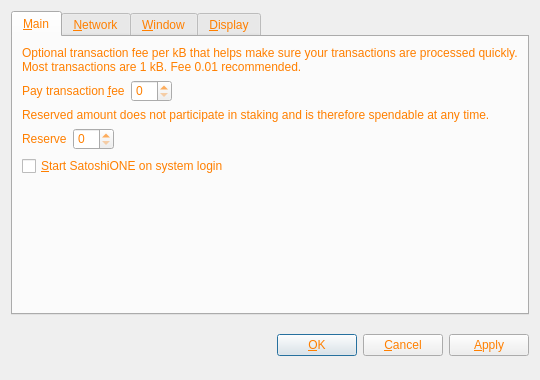
<?xml version="1.0" encoding="UTF-8"?>
<ui version="4.0">
 <class>OptionsDialog</class>
 <widget class="QDialog" name="OptionsDialog">
  <property name="geometry">
   <rect>
    <x>0</x>
    <y>0</y>
    <width>540</width>
    <height>380</height>
   </rect>
  </property>
  <property name="windowTitle">
   <string>Options</string>
  </property>
  <property name="styleSheet">
   <string notr="true">background-image: url(:/images/bkg2);
color: rgb(255, 127, 0);</string>
  </property>
  <property name="modal">
   <bool>true</bool>
  </property>
  <layout class="QVBoxLayout" name="verticalLayout">
   <item>
    <widget class="QTabWidget" name="tabWidget">
     <property name="tabPosition">
      <enum>QTabWidget::North</enum>
     </property>
     <property name="currentIndex">
      <number>0</number>
     </property>
     <widget class="QWidget" name="tabMain">
      <attribute name="title">
       <string>&amp;Main</string>
      </attribute>
      <layout class="QVBoxLayout" name="verticalLayout_Main">
       <item>
        <widget class="QLabel" name="transactionFeeInfoLabel">
         <property name="text">
          <string>Optional transaction fee per kB that helps make sure your transactions are processed quickly. Most transactions are 1 kB. Fee 0.01 recommended.</string>
         </property>
         <property name="textFormat">
          <enum>Qt::PlainText</enum>
         </property>
         <property name="wordWrap">
          <bool>true</bool>
         </property>
        </widget>
       </item>
       <item>
        <layout class="QHBoxLayout" name="horizontalLayoutFee">
         <item>
          <widget class="QLabel" name="transactionFeeLabel">
           <property name="text">
            <string>Pay transaction &amp;fee</string>
           </property>
           <property name="textFormat">
            <enum>Qt::PlainText</enum>
           </property>
           <property name="buddy">
            <cstring>transactionFee</cstring>
           </property>
          </widget>
         </item>
         <item>
          <widget class="BitcoinAmountField" name="transactionFee"/>
         </item>
         <item>
          <spacer name="horizontalSpacerFee">
           <property name="orientation">
            <enum>Qt::Horizontal</enum>
           </property>
           <property name="sizeHint" stdset="0">
            <size>
             <width>40</width>
             <height>20</height>
            </size>
           </property>
          </spacer>
         </item>
        </layout>
       </item>
       <item>
        <widget class="QLabel" name="reserveBalanceInfoLabel">
         <property name="text">
          <string>Reserved amount does not participate in staking and is therefore spendable at any time.</string>
         </property>
         <property name="textFormat">
          <enum>Qt::PlainText</enum>
         </property>
         <property name="wordWrap">
          <bool>true</bool>
         </property>
        </widget>
       </item>
       <item>
        <layout class="QHBoxLayout" name="horizontalLayoutReserveBalance">
         <item>
          <widget class="QLabel" name="reserveBalanceLabel">
           <property name="text">
            <string>Reserve</string>
           </property>
           <property name="textFormat">
            <enum>Qt::PlainText</enum>
           </property>
           <property name="buddy">
            <cstring>reserveBalance</cstring>
           </property>
          </widget>
         </item>
         <item>
          <widget class="BitcoinAmountField" name="reserveBalance"/>
         </item>
         <item>
          <spacer name="horizontalSpacerReserveBalance">
           <property name="orientation">
            <enum>Qt::Horizontal</enum>
           </property>
           <property name="sizeHint" stdset="0">
            <size>
             <width>40</width>
             <height>20</height>
            </size>
           </property>
          </spacer>
         </item>
        </layout>
       </item>
       <item>
        <widget class="QCheckBox" name="bitcoinAtStartup">
         <property name="toolTip">
          <string>Automatically start SatoshiONE after logging in to the system.</string>
         </property>
         <property name="text">
          <string>&amp;Start SatoshiONE on system login</string>
         </property>
        </widget>
       </item>
       <item>
        <spacer name="verticalSpacer_Main">
         <property name="orientation">
          <enum>Qt::Vertical</enum>
         </property>
         <property name="sizeHint" stdset="0">
          <size>
           <width>20</width>
           <height>40</height>
          </size>
         </property>
        </spacer>
       </item>
      </layout>
     </widget>
     <widget class="QWidget" name="tabNetwork">
      <attribute name="title">
       <string>&amp;Network</string>
      </attribute>
      <layout class="QVBoxLayout" name="verticalLayout_Network">
       <item>
        <widget class="QCheckBox" name="mapPortUpnp">
         <property name="toolTip">
          <string>Automatically open the SatoshiONE client port on the router. This only works when your router supports UPnP and it is enabled.</string>
         </property>
         <property name="text">
          <string>Map port using &amp;UPnP</string>
         </property>
        </widget>
       </item>
       <item>
        <widget class="QCheckBox" name="connectSocks">
         <property name="toolTip">
          <string>Connect to the SatoshiONE network through a SOCKS proxy (e.g. when connecting through Tor).</string>
         </property>
         <property name="text">
          <string>&amp;Connect through SOCKS proxy:</string>
         </property>
        </widget>
       </item>
       <item>
        <layout class="QHBoxLayout" name="horizontalLayout_Network">
         <item>
          <widget class="QLabel" name="proxyIpLabel">
           <property name="text">
            <string>Proxy &amp;IP:</string>
           </property>
           <property name="textFormat">
            <enum>Qt::PlainText</enum>
           </property>
           <property name="buddy">
            <cstring>proxyIp</cstring>
           </property>
          </widget>
         </item>
         <item>
          <widget class="QValidatedLineEdit" name="proxyIp">
           <property name="maximumSize">
            <size>
             <width>140</width>
             <height>16777215</height>
            </size>
           </property>
           <property name="toolTip">
            <string>IP address of the proxy (e.g. 127.0.0.1)</string>
           </property>
          </widget>
         </item>
         <item>
          <widget class="QLabel" name="proxyPortLabel">
           <property name="text">
            <string>&amp;Port:</string>
           </property>
           <property name="textFormat">
            <enum>Qt::PlainText</enum>
           </property>
           <property name="buddy">
            <cstring>proxyPort</cstring>
           </property>
          </widget>
         </item>
         <item>
          <widget class="QLineEdit" name="proxyPort">
           <property name="maximumSize">
            <size>
             <width>55</width>
             <height>16777215</height>
            </size>
           </property>
           <property name="toolTip">
            <string>Port of the proxy (e.g. 9050)</string>
           </property>
          </widget>
         </item>
         <item>
          <widget class="QLabel" name="socksVersionLabel">
           <property name="text">
            <string>SOCKS &amp;Version:</string>
           </property>
           <property name="textFormat">
            <enum>Qt::PlainText</enum>
           </property>
           <property name="buddy">
            <cstring>socksVersion</cstring>
           </property>
          </widget>
         </item>
         <item>
          <widget class="QValueComboBox" name="socksVersion">
           <property name="toolTip">
            <string>SOCKS version of the proxy (e.g. 5)</string>
           </property>
          </widget>
         </item>
         <item>
          <spacer name="horizontalSpacer_Network">
           <property name="orientation">
            <enum>Qt::Horizontal</enum>
           </property>
           <property name="sizeHint" stdset="0">
            <size>
             <width>40</width>
             <height>20</height>
            </size>
           </property>
          </spacer>
         </item>
        </layout>
       </item>
       <item>
        <spacer name="verticalSpacer_Network">
         <property name="orientation">
          <enum>Qt::Vertical</enum>
         </property>
         <property name="sizeHint" stdset="0">
          <size>
           <width>20</width>
           <height>40</height>
          </size>
         </property>
        </spacer>
       </item>
      </layout>
     </widget>
     <widget class="QWidget" name="tabWindow">
      <attribute name="title">
       <string>&amp;Window</string>
      </attribute>
      <layout class="QVBoxLayout" name="verticalLayout_Window">
       <item>
        <widget class="QCheckBox" name="minimizeToTray">
         <property name="toolTip">
          <string>Show only a tray icon after minimizing the window.</string>
         </property>
         <property name="text">
          <string>&amp;Minimize to the tray instead of the taskbar</string>
         </property>
        </widget>
       </item>
       <item>
        <widget class="QCheckBox" name="minimizeOnClose">
         <property name="toolTip">
          <string>Minimize instead of exit the application when the window is closed. When this option is enabled, the application will be closed only after selecting Quit in the menu.</string>
         </property>
         <property name="text">
          <string>M&amp;inimize on close</string>
         </property>
        </widget>
       </item>
       <item>
        <spacer name="verticalSpacer_Window">
         <property name="orientation">
          <enum>Qt::Vertical</enum>
         </property>
         <property name="sizeHint" stdset="0">
          <size>
           <width>20</width>
           <height>40</height>
          </size>
         </property>
        </spacer>
       </item>
      </layout>
     </widget>
     <widget class="QWidget" name="tabDisplay">
      <attribute name="title">
       <string>&amp;Display</string>
      </attribute>
      <layout class="QVBoxLayout" name="verticalLayout_Display">
       <item>
        <layout class="QHBoxLayout" name="horizontalLayout_1_Display">
         <item>
          <widget class="QLabel" name="langLabel">
           <property name="text">
            <string>User Interface &amp;language:</string>
           </property>
           <property name="textFormat">
            <enum>Qt::PlainText</enum>
           </property>
           <property name="buddy">
            <cstring>lang</cstring>
           </property>
          </widget>
         </item>
         <item>
          <widget class="QValueComboBox" name="lang">
           <property name="toolTip">
            <string>The user interface language can be set here. This setting will take effect after restarting SatoshiONE.</string>
           </property>
          </widget>
         </item>
        </layout>
       </item>
       <item>
        <layout class="QHBoxLayout" name="horizontalLayout_2_Display">
         <item>
          <widget class="QLabel" name="unitLabel">
           <property name="text">
            <string>&amp;Unit to show amounts in:</string>
           </property>
           <property name="textFormat">
            <enum>Qt::PlainText</enum>
           </property>
           <property name="buddy">
            <cstring>unit</cstring>
           </property>
          </widget>
         </item>
         <item>
          <widget class="QValueComboBox" name="unit">
           <property name="toolTip">
            <string>Choose the default subdivision unit to show in the interface and when sending coins.</string>
           </property>
          </widget>
         </item>
        </layout>
       </item>
       <item>
        <widget class="QCheckBox" name="displayAddresses">
         <property name="toolTip">
          <string>Whether to show SatoshiONE addresses in the transaction list or not.</string>
         </property>
         <property name="text">
          <string>&amp;Display addresses in transaction list</string>
         </property>
        </widget>
       </item>
       <item>
        <widget class="QCheckBox" name="coinControlFeatures">
         <property name="toolTip">
          <string>Whether to show coin control features or not.</string>
         </property>
         <property name="text">
          <string>Display coin &amp;control features (experts only!)</string>
         </property>
        </widget>
       </item>
       <item>
        <spacer name="verticalSpacer_Display">
         <property name="orientation">
          <enum>Qt::Vertical</enum>
         </property>
         <property name="sizeHint" stdset="0">
          <size>
           <width>20</width>
           <height>40</height>
          </size>
         </property>
        </spacer>
       </item>
      </layout>
     </widget>
    </widget>
   </item>
   <item>
    <layout class="QHBoxLayout" name="horizontalLayout_Buttons">
     <item>
      <spacer name="horizontalSpacer_1">
       <property name="orientation">
        <enum>Qt::Horizontal</enum>
       </property>
       <property name="sizeHint" stdset="0">
        <size>
         <width>40</width>
         <height>48</height>
        </size>
       </property>
      </spacer>
     </item>
     <item>
      <widget class="QLabel" name="statusLabel">
       <property name="font">
        <font>
         <weight>75</weight>
         <bold>true</bold>
        </font>
       </property>
       <property name="text">
        <string/>
       </property>
       <property name="textFormat">
        <enum>Qt::PlainText</enum>
       </property>
       <property name="wordWrap">
        <bool>true</bool>
       </property>
      </widget>
     </item>
     <item>
      <spacer name="horizontalSpacer_2">
       <property name="orientation">
        <enum>Qt::Horizontal</enum>
       </property>
       <property name="sizeHint" stdset="0">
        <size>
         <width>40</width>
         <height>48</height>
        </size>
       </property>
      </spacer>
     </item>
     <item>
      <widget class="QPushButton" name="okButton">
       <property name="text">
        <string>&amp;OK</string>
       </property>
      </widget>
     </item>
     <item>
      <widget class="QPushButton" name="cancelButton">
       <property name="text">
        <string>&amp;Cancel</string>
       </property>
       <property name="autoDefault">
        <bool>false</bool>
       </property>
      </widget>
     </item>
     <item>
      <widget class="QPushButton" name="applyButton">
       <property name="text">
        <string>&amp;Apply</string>
       </property>
       <property name="autoDefault">
        <bool>false</bool>
       </property>
      </widget>
     </item>
    </layout>
   </item>
  </layout>
 </widget>
 <customwidgets>
  <customwidget>
   <class>BitcoinAmountField</class>
   <extends>QSpinBox</extends>
   <header>bitcoinamountfield.h</header>
   <container>1</container>
  </customwidget>
  <customwidget>
   <class>QValueComboBox</class>
   <extends>QComboBox</extends>
   <header>qvaluecombobox.h</header>
  </customwidget>
  <customwidget>
   <class>QValidatedLineEdit</class>
   <extends>QLineEdit</extends>
   <header>qvalidatedlineedit.h</header>
  </customwidget>
 </customwidgets>
 <resources/>
 <connections/>
</ui>
